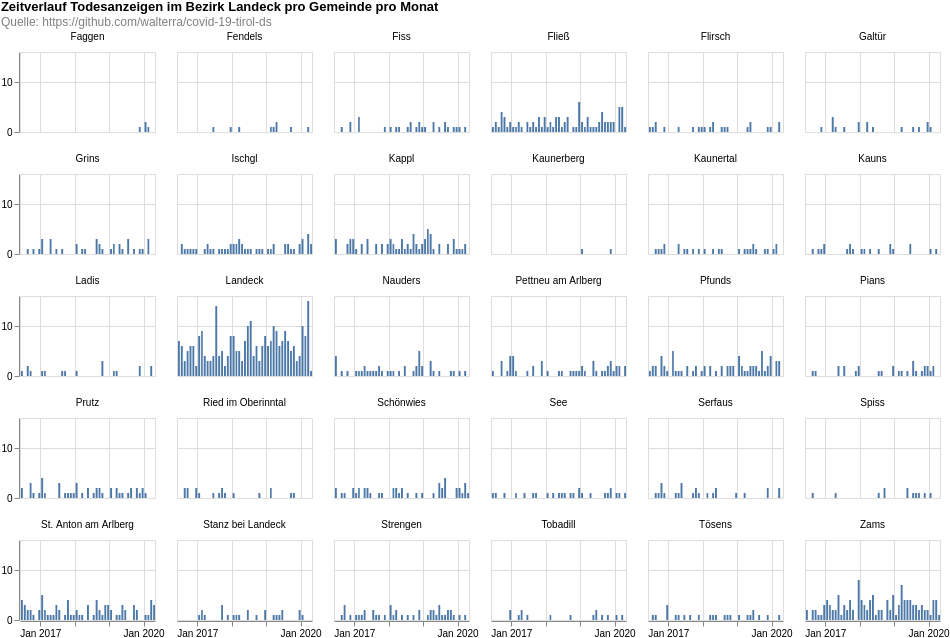

Describe this chart as a Vega-Lite specification.
### Vega-Lite specification from a JSON file in a GitHub repository (floating-point values rounded to 4 significant figures; data arrays with more than 128 entries replaced by an {"elided": "..."} marker saying what was removed)
{"$schema": "https://vega.github.io/schema/vega-lite/v4.8.1.json", "columns": 6, "config": {"view": {"continuousHeight": 300, "continuousWidth": 400}}, "data": {"name": "data-90d4fee1cde42e2289de819ab5a04e1f"}, "datasets": {"data-90d4fee1cde42e2289de819ab5a04e1f": {"elided": "1309 records"}}, "facet": {"field": "municipaly", "title": null, "type": "nominal"}, "padding": 0, "spec": {"layer": [{"encoding": {"tooltip": [{"field": "date", "timeUnit": "yearmonth", "type": "temporal"}, {"aggregate": "sum", "field": "count", "type": "quantitative"}], "x": {"field": "date", "timeUnit": "yearmonth", "title": null, "type": "temporal"}, "y": {"aggregate": "sum", "field": "count", "title": null, "type": "quantitative"}}, "height": 80, "mark": "bar", "width": 135}]}, "title": {"color": "black", "subtitle": ["Quelle: https://github.com/walterra/covid-19-tirol-ds"], "subtitleColor": "gray", "text": ["Zeitverlauf Todesanzeigen im Bezirk Landeck pro Gemeinde pro Monat"]}}
